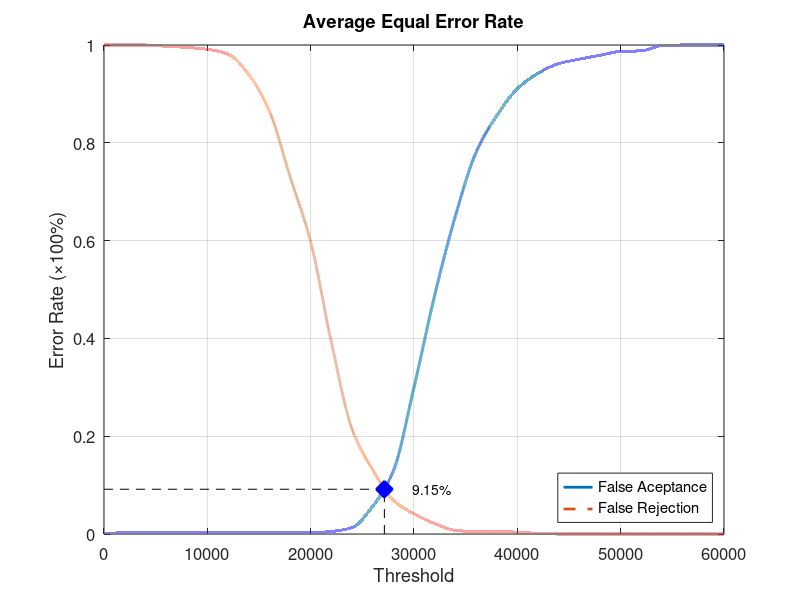
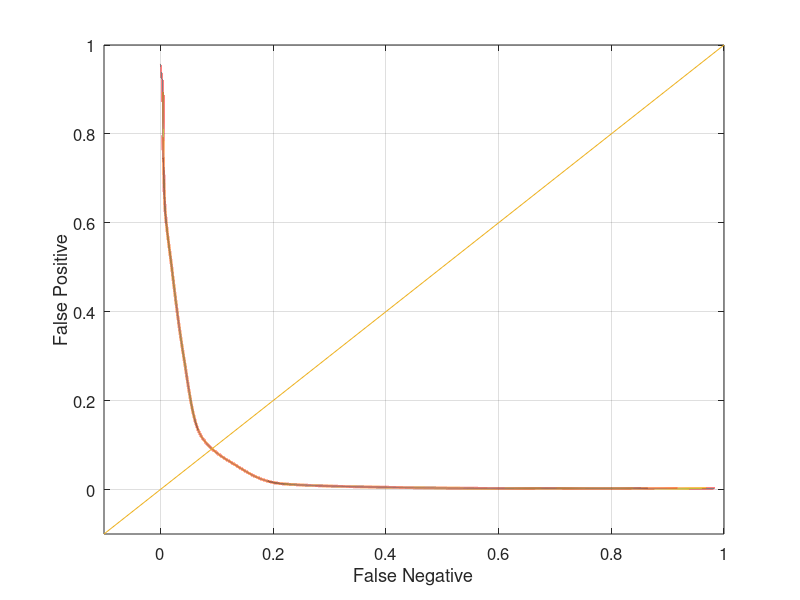

Reproduce these figures in MATLAB, in order.
function yEER = Experiment3Average
close all;
clear;
clc;
x = 0:2000:60000;
xq = 0:0.5:60000;

y0 = [0 0.00263158 0.00263158 0.00263158 0.00263158 0.00263158 0.00263158 0.00263158 0.00263158 0.00263158 0.00263158 0.00526316 0.0131579 0.0565789 0.128947 0.3 0.488158 0.65 0.780263 0.855263 0.910526 0.942105 0.961842 0.971053 0.978947 0.986842 0.988158 0.998684 1 1 1];
yy0 = interp1(x, y0, xq, 'pchip');
y1 = [1 1 1 0.9975 0.995 0.99125 0.98125 0.94 0.865 0.73125 0.5975 0.3925 0.215 0.13125 0.06875 0.04125 0.02125 0.0075 0.005 0.005 0.00375 0.00125 0 0 0 0 0 0 0 0 0];
yy1 = interp1(x, y1, xq, 'pchip');

% Calculating EER: 
y2 = abs(y0 - y1);
find(y2 == min(y2))
yy2 = abs(yy0 - yy1);
xEER = find(yy2 == min(yy2));
xEERIndex = xq(xEER) % X-axis EER
yEER = yy0(xEER) % Y-axis EER

main = figure
plot(xq, yy0,'-','LineWidth', 2);	hold on
plot(xq, yy1,'--','LineWidth', 2);	hold on
plot([xEERIndex xEERIndex], [0 yEER], 'k--');	hold on
plot([0 xEERIndex], [yEER yEER], 'k--');	hold on
plot(xEERIndex, yEER, 'bx', 'LineWidth', 10);	hold on
text(xEERIndex + 10 * xEERIndex / 100, yEER, [num2str(round((10000 * yEER)) / 100) '%'])
legend('False Aceptance', 'False Rejection', 'Location', 'SouthEast')
xlabel('Threshold')
ylabel('Error Rate (\times100%)')
title('Average Equal Error Rate')
set(gca, 'FontSize', 12)
axis([0 60000 0 1])
grid on

print(main, 'Experiment3AverageMain', '-dpng');
FNRxFPR = figure('Color', [1 1 1]);
plot(yy1, yy0, '-', yy1, yy0, 'LineWidth', 2);
hold on
y = -0.1:0.1:1
plot(y, y); 
set(gca, 'FontSize', 12)
xlabel('False Negative')
ylabel('False Positive')
axis([-0.1 1 -0.1 1])
set(gca, 'FontSize', 12)
grid on

print(FNRxFPR, 'Experiment3AverageFNRxFPR','-dpng');
end
